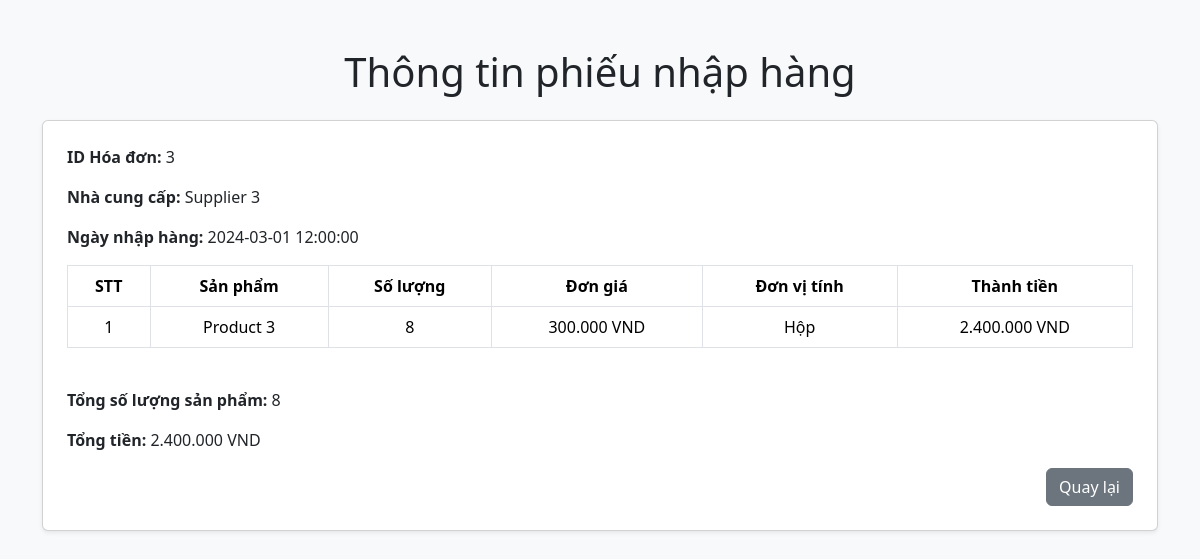
The page /admin/detail-receipt.php?id=3 on the database its author committed.
### tables this page shows
CREATE TABLE IF NOT EXISTS `receipt` (
  `id` bigint(20) NOT NULL AUTO_INCREMENT,
  `supplier_id` bigint(20) NOT NULL,
  `datetime` datetime NOT NULL,
  PRIMARY KEY (`id`),
  KEY `supplier_id` (`supplier_id`)
);

CREATE TABLE IF NOT EXISTS `supplier` (
  `id` bigint(20) NOT NULL AUTO_INCREMENT,
  `name` varchar(50) NOT NULL,
  `description` varchar(500) NOT NULL,
  PRIMARY KEY (`id`)
);

CREATE TABLE IF NOT EXISTS `receipt_details` (
  `id` bigint(20) NOT NULL AUTO_INCREMENT,
  `receipt_id` bigint(20) NOT NULL,
  `product_id` bigint(20) NOT NULL,
  `price` bigint(20) NOT NULL,
  `quantity` int(11) NOT NULL,
  PRIMARY KEY (`id`),
  KEY `product_id` (`product_id`),
  KEY `receipt_id` (`receipt_id`)
);

CREATE TABLE IF NOT EXISTS `product` (
  `id` bigint(20) NOT NULL AUTO_INCREMENT,
  `name` varchar(100) NOT NULL,
  `description` varchar(500) NOT NULL,
  `unit_id` bigint(11) NOT NULL,
  PRIMARY KEY (`id`),
  KEY `unit_id` (`unit_id`)
);

CREATE TABLE IF NOT EXISTS `unit` (
  `id` bigint(20) NOT NULL AUTO_INCREMENT,
  `name` varchar(100) NOT NULL,
  `description` varchar(500) NOT NULL,
  PRIMARY KEY (`id`)
);

### admin/detail-receipt.php (the view, shortened to what this page needs)
<?php
include 'db.php';
$receiptID = $_GET['id'];
$receipt = $conn->query("
    SELECT receipt.*, supplier.name
    FROM receipt
    JOIN supplier ON receipt.supplier_id = supplier.id
    WHERE receipt.id = $receiptID
")->fetch_assoc();
$details = $conn->query("
    SELECT receipt_details.*, product.name, unit.name as unit
    FROM receipt_details
    JOIN product ON receipt_details.product_id = product.id
    JOIN unit ON product.unit_id = unit.id
    WHERE receipt_details.receipt_id = $receiptID
");
$totalQuantity = 0;
$sum = 0;
?>
<!DOCTYPE html>
<html lang="vi">
<head>
  <link href="https://cdn.jsdelivr.net/npm/bootstrap@5.3.2/dist/css/bootstrap.min.css" rel="stylesheet">
</head>
<body class="bg-light">
  <div class="container my-5">
    <h1 class="text-center mb-4">Thông tin phiếu nhập hàng</h1>
    <div class="card p-4 shadow-sm">
      <p><strong>ID Hóa đơn:</strong> <?php echo $receipt['id']; ?></p>
      <p><strong>Nhà cung cấp:</strong> <?php echo $receipt['name']; ?></p>
      <p><strong>Ngày nhập hàng:</strong> <?php echo $receipt['datetime']; ?></p>
      <table class="table table-bordered">
        <thead>
          <tr class="text-center">
            <th>STT</th>
            <th>Sản phẩm</th>
            <th>Số lượng</th>
            <th>Đơn giá</th>
            <th>Đơn vị tính</th>
            <th>Thành tiền</th>
          </tr>
        </thead>
        <tbody>
          <?php
          $stt = 1;
          while ($item = $details->fetch_assoc()) {
            $subtotal = $item['quantity'] * $item['price'];
            $sum += $subtotal;
            $totalQuantity += $item['quantity'];
          ?>
            <tr class="text-center">
              <td><?php echo $stt++; ?></td>
              <td><?php echo $item['name']; ?></td>
              <td><?php echo $item['quantity']; ?></td>
              <td><?php echo number_format($item['price'], 0, ',', '.'); ?> VND</td>
              <td><?php echo $item['unit']; ?></td>
              <td><?php echo number_format($subtotal, 0, ',', '.'); ?> VND</td>
            </tr>
          <?php } ?>
        </tbody>
      </table>
      <div class="mt-4">
        <p><strong>Tổng số lượng sản phẩm:</strong> <?php echo $totalQuantity; ?></p>
        <p><strong>Tổng tiền:</strong> <?php echo number_format($sum, 0, ',', '.'); ?> VND</p>
      </div>
      <div class="text-end">
        <a href="manage-receipt.php" class="btn btn-secondary">Quay lại</a>
      </div>
    </div>
  </div>
</body>
</html>

### rows shown on the page
receipt: id "3", supplier.name "Supplier 3", datetime "2024-03-01 12:00:00"
receipt_details: product.name "Product 3", quantity "8", price "300.000", unit.name "Hộp", subtotal "2.400.000"

### other values the page prints
$totalQuantity "8"
$sum "2.400.000"
